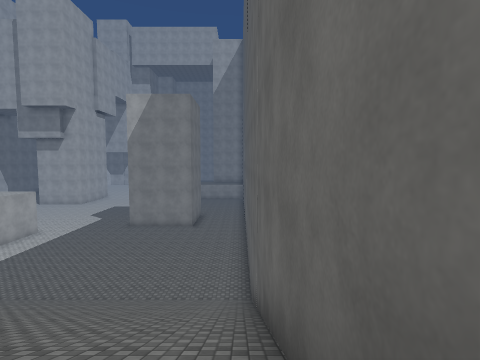
View 1 (above)

21 first-person views from a walk through a scene from a Unity 3-D project. The camera is 1.2 m above the floor, tilts 4° down and sees 85° across. The floor is counted in squares, 2 m on a side. Each view is taken from the middle of a square. On the plan, view 1 faces up. The plan holds only what a view shows up to about 9 squares ahead; the rest is blank. The place goes on beyond the plan. Surface patterns are stand-ins for the level's own textures.

View 2
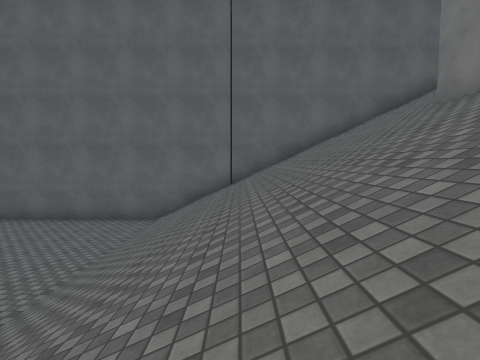

View 3
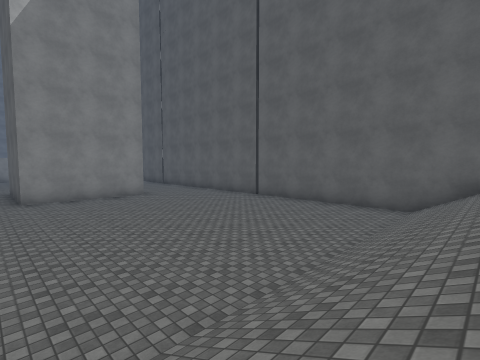

View 4
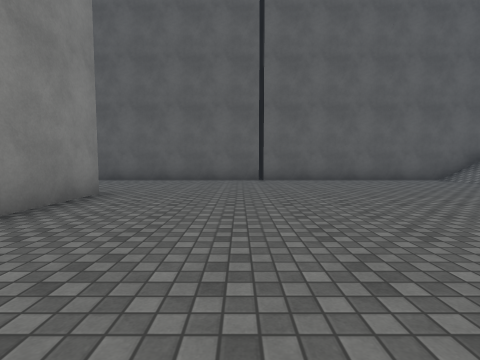

View 5
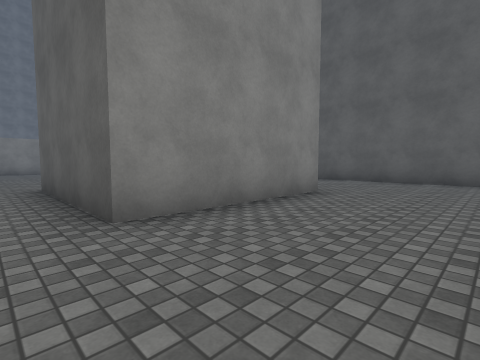

View 6
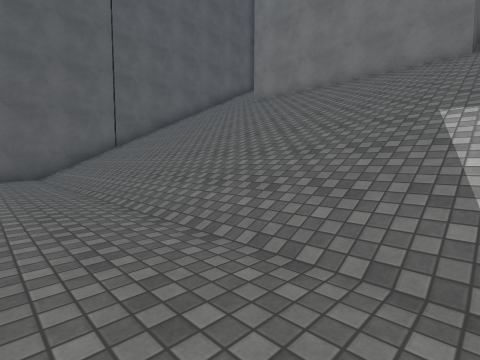

View 7
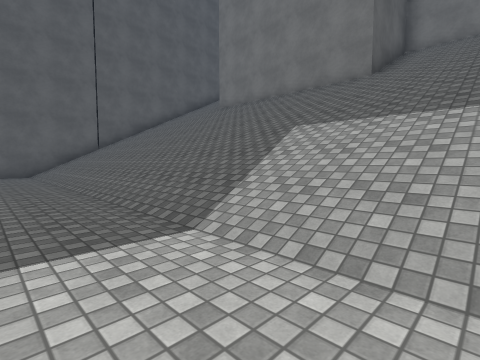

View 8
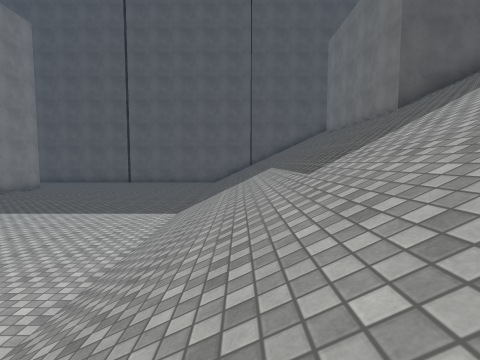

View 9
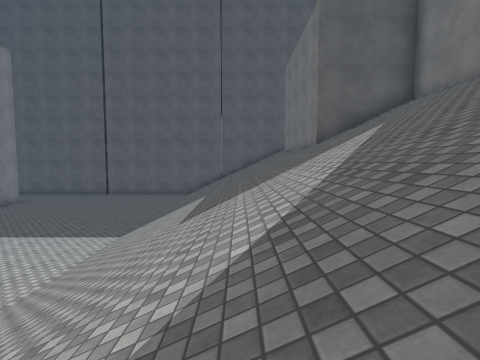

View 10
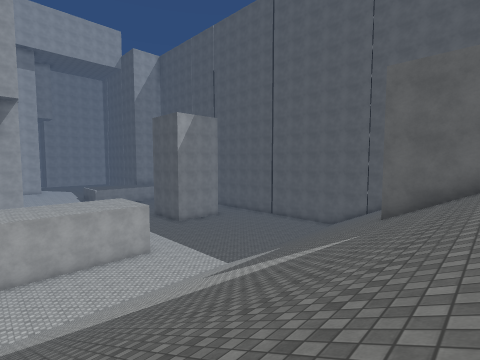

View 11
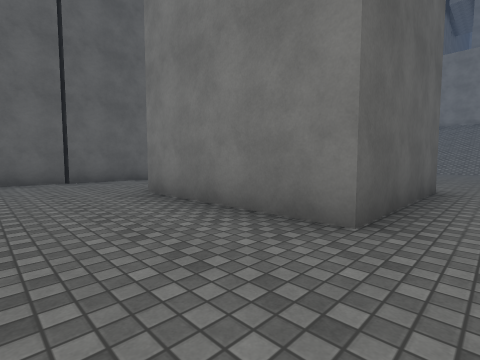

View 12
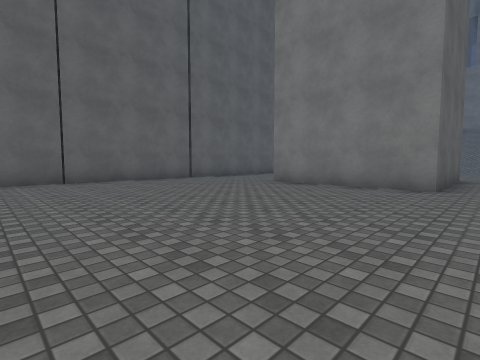

View 13
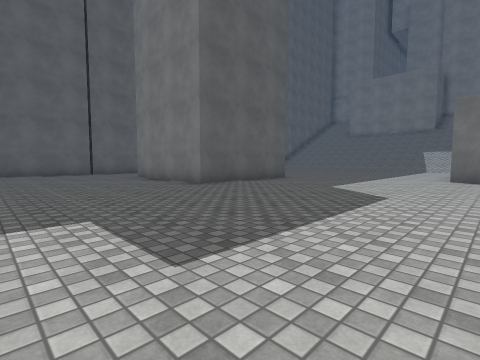

View 14
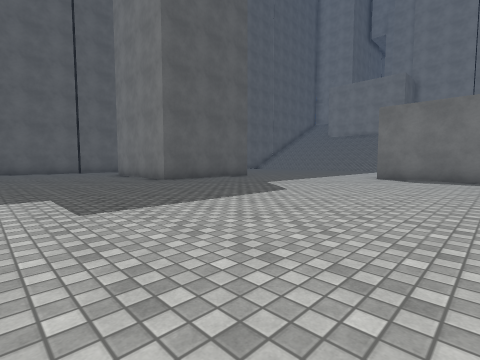

View 15
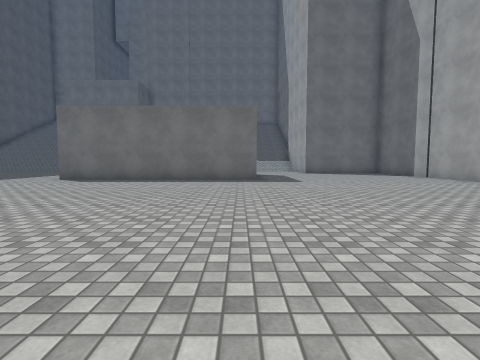

View 16
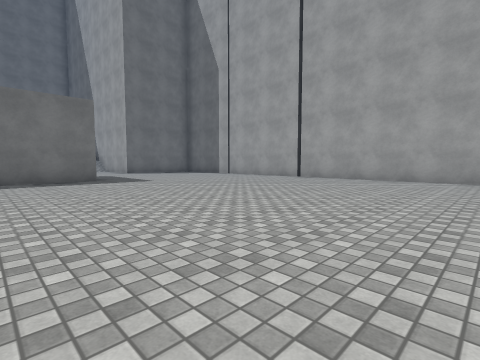

View 17
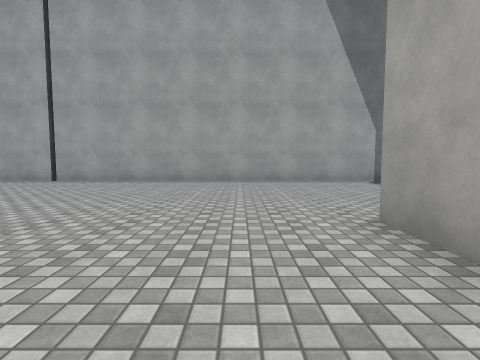

View 18
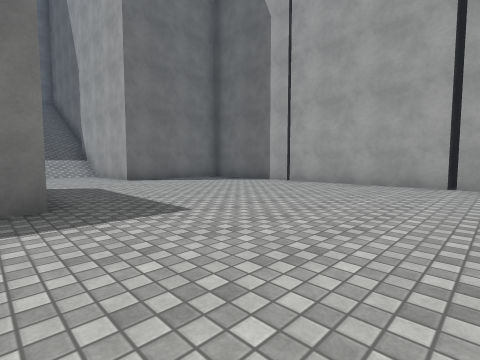

View 19
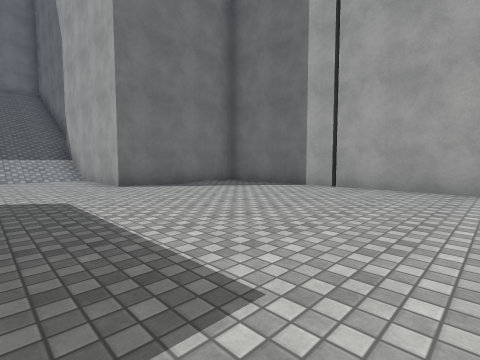

View 20
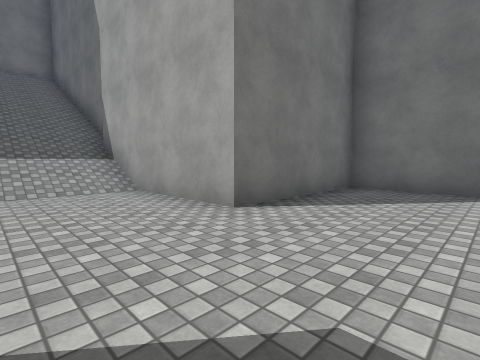

View 21
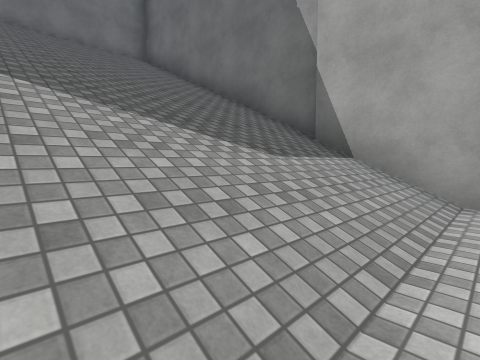

### Floor plan
Key: @ floor where view 1 was taken; # wall or solid block; . floor; / step, stairs or slope.
Columns run from 25 left of view 1 to 1 right of it. Each row starts with its distance up from view 1.
 27 #...             .........#
 26 #.....#          .........#
 25 #.......  ................#
 24 #.........................#
 23 #.........................#
 22 #.........................#
 21 #.........................#
 20 #.................#####...#
 19 #.................#      .#
 18 #.................#     ..#
 17 #.................#####...#
 16 #.........................#
 15 #......#######............#
 14 #......       ............#
 13 #......        ...........#
 12 #......       ............#
 11 #........    .............#
 10 ####......  ..............#
  9    #......................#
  8    #......................#
  7    #//////////////////////#
  6    #//////////////////////#
  5    #//////////////////////#
  4    #//////////////////////#
  3    #//////////////////////#
  2    #//////////////////////#
  1    #////////////######////#
  0    #////////////#       /@#
 -1    #////////////#        /#
 -2    #####     ####

Positions as (right, up) in squares from view 1, and headings:
1: (0, 0), facing up
2: (-8, 5), facing right
3: (-8, 6), facing up-right
4: (-8, 14), facing right
5: (-8, 14), facing up-right
6: (-10, 9), facing down-right
7: (-12, 9), facing down-right
8: (-17, 6), facing right
9: (-18, 4), facing right
10: (-18, -1), facing up-right
11: (-8, 23), facing down-right
12: (-8, 27), facing down-right
13: (-13, 25), facing down-right
14: (-15, 25), facing down-right
15: (-18, 24), facing down
16: (-16, 24), facing down-left
17: (-17, 24), facing left
18: (-18, 19), facing down-left
19: (-19, 17), facing down-left
20: (-19, 13), facing down-left
21: (-17, 8), facing down-left
